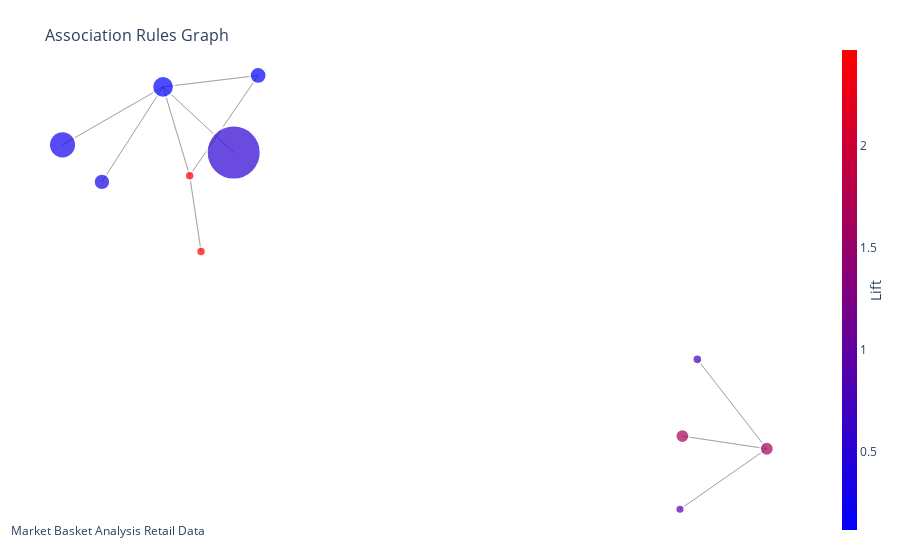

Here is the notebook cell this chart was saved with:
### Code cell
# Create directed graph
G = nx.DiGraph()
for i, row in rules_pruned_support.iterrows():
    G.add_edge(row['antecedents'], row['consequents'], weight=row['confidence'])
    nx.set_node_attributes(G, {row['antecedents']: {'lift': row['lift']}})
    nx.set_node_attributes(G, {row['consequents']: {'lift': row['lift']}})
    nx.set_node_attributes(G, {row['antecedents']: {'support': row['support']}})
    nx.set_node_attributes(G, {row['consequents']: {'support': row['support']}})
# Create plotly figure
edge_trace = go.Scatter(
    x=[],
    y=[],
    line=dict(width=0.5,color='#888'),
    hoverinfo='none',
    mode='lines')

node_trace = go.Scatter(
    x=[],
    y=[],
    text=[],
    mode='markers',
    hoverinfo='text',
    marker=dict(
        showscale=True,
        colorscale=[[0, 'red'], [1, 'blue']],
        reversescale=True,
        color=[],
        size=[],
        colorbar=dict(
            thickness=15,
            title='Lift',
            xanchor='left',
            titleside='right'
        ),
        line_width=2))
pos = nx.spring_layout(G, k=0.15, seed=42) # replace with your preferred layout
nx.set_node_attributes(G, pos, 'pos')

for node in G.nodes():
    x, y = G.nodes[node]['pos']
    node_trace['x'] += tuple([x])
    node_trace['y'] += tuple([y])
    text = next(iter(node)) if isinstance(node, frozenset) else node
    text = f"{text}<br>Support: {G.nodes[node]['support']:.4f}<br> Lift: {G.nodes[node]['lift']:.4f}"
    node_trace['text'] += tuple([text])
    node_trace['marker']['color'] += tuple([G.nodes[node]['lift']])
    node_trace['marker']['size'] += tuple([4000*G.nodes[node]['support']])

for edge in G.edges():
    x0, y0 = G.nodes[edge[0]]['pos']
    x1, y1 = G.nodes[edge[1]]['pos']
    edge_trace['x'] += tuple([x0, x1, None])
    edge_trace['y'] += tuple([y0, y1, None])

fig = go.Figure(data=[edge_trace, node_trace],
             layout=go.Layout(
                title='<br>Association Rules Graph',
                titlefont_size=16,
                showlegend=False,
                hovermode='closest',
                margin=dict(b=20,l=5,r=5,t=40),
                annotations=[ dict(
                    text="Market Basket Analysis Retail Data",
                    showarrow=False,
                    xref="paper", yref="paper",
                    x=0.005, y=-0.002 ) ],
                xaxis=dict(showgrid=False, zeroline=False, showticklabels=False),
                yaxis=dict(showgrid=False, zeroline=False, showticklabels=False)))

fig.update_layout(
    coloraxis=dict(
        colorbar=dict(
            title="Lift",
            thickness=15,
            xanchor="left",
            titleside="right"
        )
    ),
    plot_bgcolor='white'
)

fig.show()

### Figure 1 — Plotly figure (JSON) as saved in the notebook; plotly's stock layout.template omitted (floating-point values rounded to 4 significant figures)
{"data": [{"hoverinfo": "none", "line": {"color": "#888", "width": 0.5}, "mode": "lines", "type": "scatter", "x": [0.8262, 1, null, 1, 0.8262, null, 1, 0.7828, null, 1, 0.7889, null, 0.7828, 1, null, 0.7889, 1, null, -0.2721, -0.51, null, -0.2721, -0.4434, null, -0.51, -0.2721, null, -0.51, -0.3332, null, -0.51, -0.6629, null, -0.51, -0.7614, null, -0.51, -0.4434, null, -0.3332, -0.51, null, -0.6629, -0.51, null, -0.7614, -0.51, null, -0.4434, -0.51, null, -0.4434, -0.2721, null, -0.4434, -0.4149, null, -0.4149, -0.4434, null], "y": [-0.284, -0.5311, null, -0.5311, -0.284, null, -0.5311, -0.6984, null, -0.5311, -0.4961, null, -0.6984, -0.5311, null, -0.4961, -0.5311, null, 0.5004, 0.4689, null, 0.5004, 0.2236, null, 0.4689, 0.5004, null, 0.4689, 0.2874, null, 0.4689, 0.2064, null, 0.4689, 0.3087, null, 0.4689, 0.2236, null, 0.2874, 0.4689, null, 0.2064, 0.4689, null, 0.3087, 0.4689, null, 0.2236, 0.4689, null, 0.2236, 0.5004, null, 0.2236, 0.01417, null, 0.01417, 0.2236, null]}, {"hoverinfo": "text", "marker": {"color": [0.7003, 1.659, 0.9266, 1.659, 0.1254, 0.1171, 0.5275, 0.3009, 0.2697, 2.47, 2.47], "colorbar": {"thickness": 15, "title": {"side": "right", "text": "Lift"}, "xanchor": "left"}, "colorscale": [[0, "red"], [1, "blue"]], "line": {"width": 2}, "reversescale": true, "showscale": true, "size": [9.662, 13.83, 9.125, 13.83, 16.76, 21.72, 54.01, 16.35, 27.13, 9.456, 9.456]}, "mode": "markers", "text": ["II<br>Support: 0.0024<br> Lift: 0.7003", "IV<br>Support: 0.0035<br> Lift: 1.6590", "III<br>Support: 0.0023<br> Lift: 0.9266", "XII<br>Support: 0.0035<br> Lift: 1.6590", "V<br>Support: 0.0042<br> Lift: 0.1254", "IX<br>Support: 0.0054<br> Lift: 0.1171", "VI<br>Support: 0.0135<br> Lift: 0.5275", "VII<br>Support: 0.0041<br> Lift: 0.3009", "VIII<br>Support: 0.0068<br> Lift: 0.2697", "X<br>Support: 0.0024<br> Lift: 2.4702", "pharmacie<br>Support: 0.0024<br> Lift: 2.4702"], "type": "scatter", "x": [0.8262, 1, 0.7828, 0.7889, -0.2721, -0.51, -0.3332, -0.6629, -0.7614, -0.4434, -0.4149], "y": [-0.284, -0.5311, -0.6984, -0.4961, 0.5004, 0.4689, 0.2874, 0.2064, 0.3087, 0.2236, 0.01417]}], "layout": {"annotations": [{"showarrow": false, "text": "Market Basket Analysis Retail Data", "x": 0.005, "xref": "paper", "y": -0.002, "yref": "paper"}], "coloraxis": {"colorbar": {"thickness": 15, "title": {"side": "right", "text": "Lift"}, "xanchor": "left"}}, "hovermode": "closest", "margin": {"b": 20, "l": 5, "r": 5, "t": 40}, "plot_bgcolor": "white", "showlegend": false, "title": {"font": {"size": 16}, "text": "<br>Association Rules Graph"}, "xaxis": {"showgrid": false, "showticklabels": false, "zeroline": false}, "yaxis": {"showgrid": false, "showticklabels": false, "zeroline": false}}}
